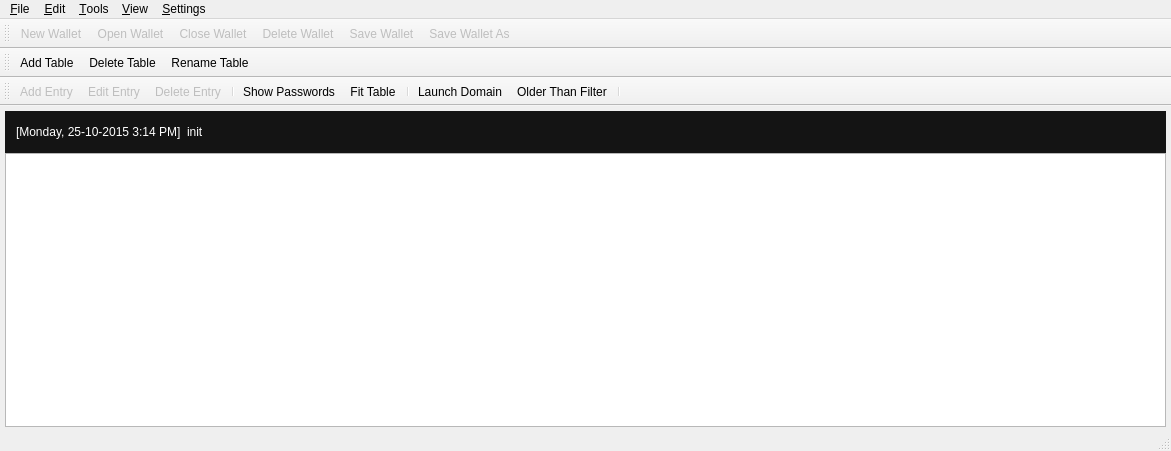
<?xml version="1.0" encoding="UTF-8"?>
<ui version="4.0">
 <class>MainWindow</class>
 <widget class="QMainWindow" name="MainWindow">
  <property name="geometry">
   <rect>
    <x>0</x>
    <y>0</y>
    <width>1171</width>
    <height>451</height>
   </rect>
  </property>
  <property name="windowTitle">
   <string>MainWindow</string>
  </property>
  <property name="styleSheet">
   <string notr="true"/>
  </property>
  <widget class="QWidget" name="centralWidget">
   <property name="styleSheet">
    <string notr="true"/>
   </property>
   <layout class="QGridLayout" name="gridLayout_2">
    <property name="leftMargin">
     <number>5</number>
    </property>
    <property name="topMargin">
     <number>5</number>
    </property>
    <property name="rightMargin">
     <number>5</number>
    </property>
    <property name="bottomMargin">
     <number>2</number>
    </property>
    <property name="horizontalSpacing">
     <number>2</number>
    </property>
    <property name="verticalSpacing">
     <number>0</number>
    </property>
    <item row="1" column="0">
     <widget class="QWidget" name="filtersWidget" native="true">
      <property name="sizePolicy">
       <sizepolicy hsizetype="Preferred" vsizetype="Fixed">
        <horstretch>0</horstretch>
        <verstretch>0</verstretch>
       </sizepolicy>
      </property>
     </widget>
    </item>
    <item row="10" column="0">
     <widget class="MyQTableView" name="tableView">
      <property name="styleSheet">
       <string notr="true"/>
      </property>
      <property name="sortingEnabled">
       <bool>true</bool>
      </property>
      <attribute name="horizontalHeaderCascadingSectionResizes">
       <bool>false</bool>
      </attribute>
     </widget>
    </item>
    <item row="0" column="0">
     <widget class="QWidget" name="horizontalWidget" native="true">
      <property name="styleSheet">
       <string notr="true">background-color: rgb(20, 20, 20);</string>
      </property>
      <layout class="QHBoxLayout" name="horizontalLayout">
       <item>
        <widget class="QLabel" name="currentDateTimeLabel">
         <property name="sizePolicy">
          <sizepolicy hsizetype="Preferred" vsizetype="Preferred">
           <horstretch>0</horstretch>
           <verstretch>0</verstretch>
          </sizepolicy>
         </property>
         <property name="styleSheet">
          <string notr="true">color: rgb(255, 255, 255);</string>
         </property>
         <property name="text">
          <string>[Monday, 25-10-2015 3:14 PM]</string>
         </property>
        </widget>
       </item>
       <item>
        <widget class="QLabel" name="messageLabel">
         <property name="styleSheet">
          <string notr="true">color: rgb(255, 255, 255);</string>
         </property>
         <property name="text">
          <string>init</string>
         </property>
        </widget>
       </item>
       <item>
        <spacer name="horizontalSpacer">
         <property name="orientation">
          <enum>Qt::Horizontal</enum>
         </property>
         <property name="sizeHint" stdset="0">
          <size>
           <width>40</width>
           <height>20</height>
          </size>
         </property>
        </spacer>
       </item>
      </layout>
     </widget>
    </item>
   </layout>
  </widget>
  <widget class="QMenuBar" name="menuBar">
   <property name="geometry">
    <rect>
     <x>0</x>
     <y>0</y>
     <width>1171</width>
     <height>22</height>
    </rect>
   </property>
   <widget class="QMenu" name="menu_File">
    <property name="title">
     <string>&amp;File</string>
    </property>
    <addaction name="action_New_Wallet"/>
    <addaction name="action_Open_Wallet"/>
    <addaction name="separator"/>
    <addaction name="action_Save_Wallet"/>
    <addaction name="action_Save_Wallet_As"/>
    <addaction name="separator"/>
    <addaction name="action_Close_Wallet"/>
    <addaction name="action_Delete_Wallet"/>
    <addaction name="separator"/>
    <addaction name="action_Logout"/>
   </widget>
   <widget class="QMenu" name="menuEdit">
    <property name="title">
     <string>&amp;Edit</string>
    </property>
    <addaction name="action_Add_Table"/>
    <addaction name="action_Rename_Table"/>
    <addaction name="action_Delete_Table"/>
    <addaction name="separator"/>
    <addaction name="action_Add_Entry"/>
    <addaction name="action_Edit_Entry"/>
    <addaction name="action_Delete_Entry"/>
   </widget>
   <widget class="QMenu" name="menuSettings">
    <property name="title">
     <string>&amp;Settings</string>
    </property>
    <addaction name="action_Preferences"/>
   </widget>
   <widget class="QMenu" name="menuTools">
    <property name="title">
     <string>&amp;Tools</string>
    </property>
    <addaction name="action_Launch_Domain"/>
   </widget>
   <widget class="QMenu" name="menuView">
    <property name="title">
     <string>&amp;View</string>
    </property>
    <addaction name="action_Fit_Table"/>
    <addaction name="action_Show_Passwords"/>
    <addaction name="action_Older_Than_Filter"/>
   </widget>
   <addaction name="menu_File"/>
   <addaction name="menuEdit"/>
   <addaction name="menuTools"/>
   <addaction name="menuView"/>
   <addaction name="menuSettings"/>
  </widget>
  <widget class="QStatusBar" name="statusBar">
   <property name="styleSheet">
    <string notr="true"/>
   </property>
  </widget>
  <widget class="QToolBar" name="dataBaseTB">
   <property name="enabled">
    <bool>true</bool>
   </property>
   <property name="windowTitle">
    <string notr="true">toolBar</string>
   </property>
   <property name="toolButtonStyle">
    <enum>Qt::ToolButtonTextBesideIcon</enum>
   </property>
   <attribute name="toolBarArea">
    <enum>TopToolBarArea</enum>
   </attribute>
   <attribute name="toolBarBreak">
    <bool>false</bool>
   </attribute>
   <addaction name="action_New_Wallet"/>
   <addaction name="action_Open_Wallet"/>
   <addaction name="action_Close_Wallet"/>
   <addaction name="action_Delete_Wallet"/>
   <addaction name="action_Save_Wallet"/>
   <addaction name="action_Save_Wallet_As"/>
  </widget>
  <widget class="QToolBar" name="tableTB">
   <property name="windowTitle">
    <string>toolBar_2</string>
   </property>
   <property name="autoFillBackground">
    <bool>false</bool>
   </property>
   <property name="toolButtonStyle">
    <enum>Qt::ToolButtonTextBesideIcon</enum>
   </property>
   <attribute name="toolBarArea">
    <enum>TopToolBarArea</enum>
   </attribute>
   <attribute name="toolBarBreak">
    <bool>true</bool>
   </attribute>
   <addaction name="action_Add_Table"/>
   <addaction name="action_Delete_Table"/>
   <addaction name="action_Rename_Table"/>
  </widget>
  <widget class="QToolBar" name="entriesTB">
   <property name="sizePolicy">
    <sizepolicy hsizetype="Preferred" vsizetype="Fixed">
     <horstretch>0</horstretch>
     <verstretch>0</verstretch>
    </sizepolicy>
   </property>
   <property name="windowTitle">
    <string>toolBar_2</string>
   </property>
   <property name="styleSheet">
    <string notr="true"/>
   </property>
   <property name="orientation">
    <enum>Qt::Horizontal</enum>
   </property>
   <property name="toolButtonStyle">
    <enum>Qt::ToolButtonFollowStyle</enum>
   </property>
   <property name="floatable">
    <bool>true</bool>
   </property>
   <attribute name="toolBarArea">
    <enum>TopToolBarArea</enum>
   </attribute>
   <attribute name="toolBarBreak">
    <bool>true</bool>
   </attribute>
   <addaction name="action_Add_Entry"/>
   <addaction name="action_Edit_Entry"/>
   <addaction name="action_Delete_Entry"/>
   <addaction name="separator"/>
   <addaction name="action_Show_Passwords"/>
   <addaction name="action_Fit_Table"/>
   <addaction name="separator"/>
   <addaction name="action_Launch_Domain"/>
   <addaction name="action_Older_Than_Filter"/>
   <addaction name="separator"/>
  </widget>
  <action name="action_New_Wallet">
   <property name="enabled">
    <bool>false</bool>
   </property>
   <property name="icon">
    <iconset resource="resources.qrc">
     <normaloff>:/new/icons/createWallet.ico</normaloff>:/new/icons/createWallet.ico</iconset>
   </property>
   <property name="text">
    <string>&amp;New Wallet</string>
   </property>
  </action>
  <action name="action_Open_Wallet">
   <property name="enabled">
    <bool>false</bool>
   </property>
   <property name="icon">
    <iconset resource="resources.qrc">
     <normaloff>:/new/icons/openWallet.ico</normaloff>:/new/icons/openWallet.ico</iconset>
   </property>
   <property name="text">
    <string>&amp;Open Wallet</string>
   </property>
  </action>
  <action name="action_Save_Wallet">
   <property name="enabled">
    <bool>false</bool>
   </property>
   <property name="icon">
    <iconset resource="resources.qrc">
     <normaloff>:/new/icons/save-icon.png</normaloff>:/new/icons/save-icon.png</iconset>
   </property>
   <property name="text">
    <string>&amp;Save Wallet</string>
   </property>
  </action>
  <action name="action_Save_Wallet_As">
   <property name="enabled">
    <bool>false</bool>
   </property>
   <property name="icon">
    <iconset resource="resources.qrc">
     <normaloff>:/new/icons/save-icon.png</normaloff>:/new/icons/save-icon.png</iconset>
   </property>
   <property name="text">
    <string>&amp;Save Wallet As...</string>
   </property>
  </action>
  <action name="action_Delete_Wallet">
   <property name="enabled">
    <bool>false</bool>
   </property>
   <property name="icon">
    <iconset resource="resources.qrc">
     <normaloff>:/new/icons/deleteWallet.ico</normaloff>:/new/icons/deleteWallet.ico</iconset>
   </property>
   <property name="text">
    <string>&amp;Delete Wallet</string>
   </property>
  </action>
  <action name="action_Add_Table">
   <property name="icon">
    <iconset resource="resources.qrc">
     <normaloff>:/new/icons/add-table.ico</normaloff>:/new/icons/add-table.ico</iconset>
   </property>
   <property name="text">
    <string>&amp;Add Table</string>
   </property>
   <property name="toolTip">
    <string>Add Table</string>
   </property>
  </action>
  <action name="action_Delete_Table">
   <property name="icon">
    <iconset resource="resources.qrc">
     <normaloff>:/new/icons/delet-table.ico</normaloff>:/new/icons/delet-table.ico</iconset>
   </property>
   <property name="text">
    <string>&amp;Delete Table</string>
   </property>
   <property name="toolTip">
    <string>Delete Table</string>
   </property>
  </action>
  <action name="action_Website">
   <property name="text">
    <string>&amp;Website</string>
   </property>
  </action>
  <action name="action_About">
   <property name="enabled">
    <bool>false</bool>
   </property>
   <property name="icon">
    <iconset resource="resources.qrc">
     <normaloff>:/new/icons/help-icon.ico</normaloff>:/new/icons/help-icon.ico</iconset>
   </property>
   <property name="text">
    <string>&amp;Help</string>
   </property>
   <property name="toolTip">
    <string>Useful Tips and about info</string>
   </property>
   <property name="visible">
    <bool>false</bool>
   </property>
   <property name="iconVisibleInMenu">
    <bool>false</bool>
   </property>
   <property name="shortcutVisibleInContextMenu">
    <bool>false</bool>
   </property>
  </action>
  <action name="action_Set_Environment">
   <property name="text">
    <string>&amp;Set Environment</string>
   </property>
   <property name="toolTip">
    <string>Set Environment</string>
   </property>
  </action>
  <action name="action_Add_Entry">
   <property name="enabled">
    <bool>false</bool>
   </property>
   <property name="icon">
    <iconset resource="resources.qrc">
     <normaloff>:/new/icons/addEntry.ico</normaloff>:/new/icons/addEntry.ico</iconset>
   </property>
   <property name="text">
    <string>Add Entry</string>
   </property>
  </action>
  <action name="action_Delete_Entry">
   <property name="enabled">
    <bool>false</bool>
   </property>
   <property name="icon">
    <iconset resource="resources.qrc">
     <normaloff>:/new/icons/removeEntry.ico</normaloff>:/new/icons/removeEntry.ico</iconset>
   </property>
   <property name="text">
    <string>Delete Entry</string>
   </property>
  </action>
  <action name="action_Launch_Domain">
   <property name="text">
    <string>&amp;Launch Domain</string>
   </property>
   <property name="toolTip">
    <string>Launch Domain</string>
   </property>
  </action>
  <action name="action_Show_Passwords">
   <property name="checkable">
    <bool>true</bool>
   </property>
   <property name="text">
    <string>Show &amp;Passwords</string>
   </property>
  </action>
  <action name="action_Edit_Entry">
   <property name="enabled">
    <bool>false</bool>
   </property>
   <property name="icon">
    <iconset resource="resources.qrc">
     <normaloff>:/new/icons/editEntry.ico</normaloff>:/new/icons/editEntry.ico</iconset>
   </property>
   <property name="text">
    <string>Edit Entry</string>
   </property>
  </action>
  <action name="action_Fit_Table">
   <property name="text">
    <string>&amp;Fit Table</string>
   </property>
  </action>
  <action name="action_Close_Wallet">
   <property name="enabled">
    <bool>false</bool>
   </property>
   <property name="icon">
    <iconset resource="resources.qrc">
     <normaloff>:/new/icons/closeWallet.ico</normaloff>:/new/icons/closeWallet.ico</iconset>
   </property>
   <property name="text">
    <string>&amp;Close Wallet</string>
   </property>
  </action>
  <action name="action_Rename_Table">
   <property name="icon">
    <iconset resource="resources.qrc">
     <normaloff>:/new/icons/raname-table.ico</normaloff>:/new/icons/raname-table.ico</iconset>
   </property>
   <property name="text">
    <string>&amp;Rename Table</string>
   </property>
  </action>
  <action name="action_Preferences">
   <property name="icon">
    <iconset resource="resources.qrc">
     <normaloff>:/new/icons/preferences-icon.ico</normaloff>:/new/icons/preferences-icon.ico</iconset>
   </property>
   <property name="text">
    <string>Preferences</string>
   </property>
  </action>
  <action name="action_Older_Than_Filter">
   <property name="checkable">
    <bool>true</bool>
   </property>
   <property name="text">
    <string>Older Than Filter</string>
   </property>
   <property name="toolTip">
    <string>Date &quot;Older Than&quot; Filter</string>
   </property>
  </action>
  <action name="action_Logout">
   <property name="icon">
    <iconset resource="resources.qrc">
     <normaloff>:/new/icons/Logout.ico</normaloff>:/new/icons/Logout.ico</iconset>
   </property>
   <property name="text">
    <string>&amp;Logout</string>
   </property>
  </action>
 </widget>
 <layoutdefault spacing="6" margin="11"/>
 <customwidgets>
  <customwidget>
   <class>MyQTableView</class>
   <extends>QTableView</extends>
   <header location="global">myqtableview.h</header>
  </customwidget>
 </customwidgets>
 <resources>
  <include location="resources.qrc"/>
 </resources>
 <connections/>
</ui>
